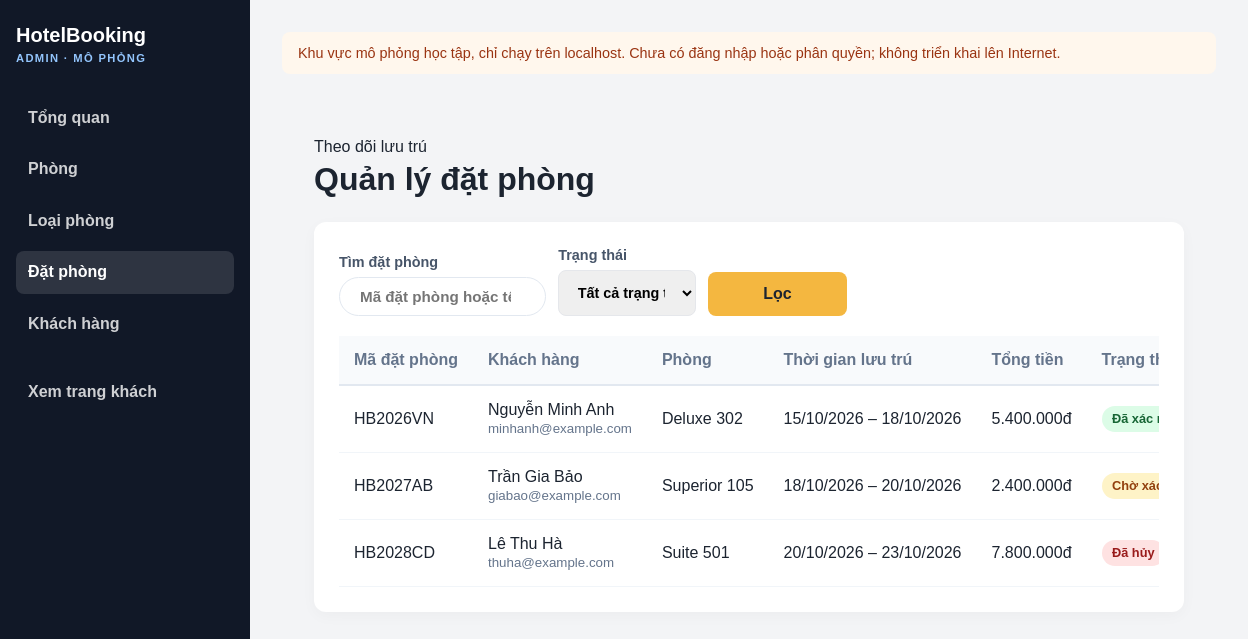
Page /admin/index.php?page=bookings on the committed database.
### tables this page shows
CREATE TABLE IF NOT EXISTS bookings (
  id INT UNSIGNED NOT NULL AUTO_INCREMENT,
  booking_code VARCHAR(30) NOT NULL,
  customer_id INT UNSIGNED NOT NULL,
  room_id INT UNSIGNED NOT NULL,
  check_in DATE NOT NULL,
  check_out DATE NOT NULL,
  guest_count TINYINT UNSIGNED NOT NULL,
  total_amount DECIMAL(12,2) NOT NULL,
  status ENUM('pending', 'confirmed', 'completed', 'cancelled') NOT NULL DEFAULT 'pending',
  created_at TIMESTAMP NOT NULL DEFAULT CURRENT_TIMESTAMP,
  PRIMARY KEY (id),
  UNIQUE KEY uq_bookings_booking_code (booking_code),
  KEY idx_bookings_customer (customer_id),
  KEY idx_bookings_room_dates (room_id, check_in, check_out),
  KEY idx_bookings_status_created (status, created_at),
  CONSTRAINT fk_bookings_customer FOREIGN KEY (customer_id) REFERENCES customers (id),
  CONSTRAINT fk_bookings_room FOREIGN KEY (room_id) REFERENCES rooms (id),
  CHECK (check_out > check_in),
  CHECK (guest_count > 0),
  CHECK (total_amount >= 0)
);

CREATE TABLE IF NOT EXISTS customers (
  id INT UNSIGNED NOT NULL AUTO_INCREMENT,
  full_name VARCHAR(150) NOT NULL,
  email VARCHAR(190) NOT NULL,
  phone VARCHAR(30) NOT NULL,
  password_hash VARCHAR(255) NULL,
  created_at TIMESTAMP NOT NULL DEFAULT CURRENT_TIMESTAMP,
  PRIMARY KEY (id),
  UNIQUE KEY uq_customers_email (email)
);

CREATE TABLE IF NOT EXISTS room_types (
  id INT UNSIGNED NOT NULL AUTO_INCREMENT,
  name VARCHAR(100) NOT NULL,
  description TEXT NOT NULL,
  capacity TINYINT UNSIGNED NOT NULL,
  area_sqm DECIMAL(6,2) NOT NULL,
  PRIMARY KEY (id),
  UNIQUE KEY uq_room_types_name (name),
  CHECK (capacity > 0),
  CHECK (area_sqm > 0)
);

CREATE TABLE IF NOT EXISTS rooms (
  id INT UNSIGNED NOT NULL AUTO_INCREMENT,
  room_number VARCHAR(20) NOT NULL,
  room_name VARCHAR(100) NOT NULL,
  room_type_id INT UNSIGNED NOT NULL,
  price DECIMAL(12,2) NOT NULL,
  status ENUM('available', 'occupied', 'maintenance') NOT NULL DEFAULT 'available',
  bed_description VARCHAR(100) NOT NULL DEFAULT '',
  image_url VARCHAR(1000) NOT NULL DEFAULT '',
  is_featured TINYINT(1) NOT NULL DEFAULT 0,
  created_at TIMESTAMP NOT NULL DEFAULT CURRENT_TIMESTAMP,
  PRIMARY KEY (id),
  UNIQUE KEY uq_rooms_room_number (room_number),
  KEY idx_rooms_room_type_status (room_type_id, status),
  CONSTRAINT fk_rooms_room_type FOREIGN KEY (room_type_id) REFERENCES room_types (id),
  CONSTRAINT chk_rooms_price CHECK (price >= 0)
);

### helpers/router.php (called while the page is built, shortened)
<?php
function base_url($path = '')
{
    $directory = str_replace('\\', '/', dirname($_SERVER['SCRIPT_NAME'] ?? '/index.php'));
    if (basename($directory) === 'admin') {
        $directory = dirname($directory);
    }
    $base = trim($directory, '/.');
    $prefix = $base === '' ? '/' : '/' . $base . '/';
    return $prefix . ltrim($path, '/');
}

### helpers/common.php (called while the page is built, shortened)
<?php
function e($value)
{
    return htmlspecialchars((string) $value, ENT_QUOTES, 'UTF-8');
}
function money($value)
{
    return number_format((float) $value, 0, ',', '.') . 'đ';
}

### functions.php (called while the page is built, shortened)
<?php
function getAdminBookings($filters = array())
{
    $conditions = array();
    $params = array();
    $where = $conditions ? 'WHERE ' . implode(' AND ', $conditions) : '';
    return db()->fetchAll(
        'SELECT b.id, b.booking_code, c.full_name, c.email, r.room_number, rt.name AS room_type_name,
                b.check_in, b.check_out, b.total_amount, b.status
         FROM bookings b
         INNER JOIN customers c ON c.id = b.customer_id
         INNER JOIN rooms r ON r.id = b.room_id
         INNER JOIN room_types rt ON rt.id = r.room_type_id
         ' . $where . '
         ORDER BY b.created_at DESC
         LIMIT 100',
        $params
    );
}

### config/database.php (called while the page is built)
<?php
return array(
    'host' => '127.0.0.1',
    'port' => 3306,
    'database' => 'hotel_booking_system',
    'username' => 'root',
    'password' => '0356273499Khoa@',
    'charset' => 'utf8mb4',
);

### helpers/database.php (called while the page is built)
<?php
function db()
{
    static $database = null;
    if ($database === null) {
        $config = require __DIR__ . '/../config/database.php';
        $database = new Database($config);
    }
    return $database;
}

### classes/Database.php (called while the page is built, shortened)
<?php
class Database
{
    private $connection;
    public function __construct($config)
    {
        $this->connection = new mysqli(
            $config['host'],
            $config['username'],
            $config['password'],
            $config['database'],
            $config['port']
        );
        $this->connection->set_charset($config['charset']);
    }
    public function run($sql, $params = array())
    {
        $statement = $this->connection->prepare($sql);
        $statement->execute(array_values($params));
        return $statement;
    }
    public function fetchAll($sql, $params = array())
    {
        return $this->run($sql, $params)->get_result()->fetch_all(MYSQLI_ASSOC);
    }
}

### admin/pages/bookings/index.php (the view, shortened to what this page needs)
<?php
$filters = array(
    'q' => isset($_GET['q']) && is_string($_GET['q']) ? trim($_GET['q']) : '',
    'status' => isset($_GET['status']) && is_string($_GET['status']) ? $_GET['status'] : '',
);
$statusLabels = array('pending' => 'Chờ xác nhận', 'confirmed' => 'Đã xác nhận', 'completed' => 'Đã hoàn tất', 'cancelled' => 'Đã hủy');
if (!isset($statusLabels[$filters['status']])) {
    $filters['status'] = '';
}
$bookings = getAdminBookings($filters);
$statusClasses = array('pending' => 'status-pending', 'confirmed' => 'status-confirmed', 'completed' => 'status-booked', 'cancelled' => 'status-cancelled');
?>
<main class="admin-main">
  <header class="admin-page-heading"><div><p class="eyebrow">Theo dõi lưu trú</p><h1>Quản lý đặt phòng</h1></div></header>
  <section class="admin-card">
    <form class="admin-toolbar admin-filter" action="<?= e(base_url('admin/index.php')) ?>" method="get">
      <label class="search-label">Tìm đặt phòng<input class="search-box" type="search" name="q" value="<?= e($filters['q']) ?>" placeholder="Mã đặt phòng hoặc tên khách" /></label>
      <label>Trạng thái<select name="status"><option value="">Tất cả trạng thái</option>
      </select></label>
      <button class="btn btn-primary" type="submit">Lọc</button>
    </form>
    <div class="table-scroll"><table class="admin-table">
      <thead><tr><th>Mã đặt phòng</th><th>Khách hàng</th><th>Phòng</th><th>Thời gian lưu trú</th><th>Tổng tiền</th><th>Trạng thái</th><th>Cập nhật</th></tr></thead>
      <tbody>
        <?php foreach ($bookings as $booking): ?>
          <tr>
            <td><?= e($booking['booking_code']) ?></td>
            <td><?= e($booking['full_name']) ?><br /><small><?= e($booking['email']) ?></small></td>
            <td><?= e($booking['room_type_name']) ?> <?= e($booking['room_number']) ?></td>
            <td><?= e(date('d/m/Y', strtotime($booking['check_in']))) ?> – <?= e(date('d/m/Y', strtotime($booking['check_out']))) ?></td>
            <td><?= e(money($booking['total_amount'])) ?></td>
            <td><span class="admin-status <?= e($statusClasses[$booking['status']]) ?>"><?= e($statusLabels[$booking['status']]) ?></span></td>
          </tr>
        <?php endforeach; ?>
      </tbody>
    </table></div>
  </section>
</main>

### assets/css/style.css (style rules this page uses)
:root { --primary: #1f6feb; --primary-dark: #144ea3; --accent: #f4b740; --bg: #f5f7fb; --text: #1c2430; --muted: #667085; --card: #ffffff; --border: #e5e7eb; --success: #1f9d68; }
* { box-sizing: border-box; }
body { margin: 0; font-family: Arial, sans-serif; background: var(--bg); color: var(--text); }
.btn { display: inline-flex; align-items: center; justify-content: center; min-height: 46px; padding: 0.8rem 1.4rem; border-radius: 8px; text-decoration: none; font-weight: 700; transition: 0.2s ease; }
.btn-primary { background: var(--accent); color: var(--text); }
label { display: block; margin-bottom: 0.5rem; font-weight: 600; }
input, select, textarea, button { width: 100%; padding: 0.8rem 0.9rem; border: 1px solid var(--border); border-radius: 8px; font: inherit; }
button { cursor: pointer; background: var(--primary); color: #fff; border: none; font-weight: 700; }
table { width: 100%; border-collapse: collapse; background: #fff; }
th, td { padding: 0.9rem 1rem; border-bottom: 1px solid var(--border); text-align: left; }

### assets/css/admin.css (style rules this page uses)
:root { --admin-sidebar: #111827; --admin-accent: #2563eb; --admin-bg: #f3f4f6; }
body { background: var(--admin-bg); }
.admin-main { padding: 2rem; }
.admin-card { background: #ffffff; border-radius: 12px; box-shadow: 0 4px 15px rgba(0, 0, 0, 0.03); padding: 25px; margin-top: 20px; }
.admin-toolbar { display: flex; justify-content: space-between; align-items: center; margin-bottom: 20px; }
.search-box { padding: 10px 20px; border: 1px solid #e2e8f0; border-radius: 30px; width: 300px; font-size: 0.95rem; transition: all 0.3s; }
.admin-table { width: 100%; border-collapse: collapse; text-align: left; }
.admin-table th { background-color: #f8fafc; color: #64748b; font-weight: 600; padding: 15px; border-bottom: 2px solid #e2e8f0; }
.admin-table td { padding: 15px; border-bottom: 1px solid #f1f5f9; vertical-align: middle; }
.admin-table tbody tr { transition: all 0.2s ease; }
.admin-main { min-width: 0; }
.admin-page-heading { display: flex; align-items: center; justify-content: space-between; gap: 1rem; margin-bottom: 1.5rem; }
.admin-page-heading h1 { margin: 0; font-size: clamp(1.6rem, 3vw, 2rem); }
.admin-page-heading .eyebrow { margin-bottom: 0.35rem; }
.admin-filter { display: grid; grid-template-columns: minmax(180px, 1.5fr) repeat(4, minmax(120px, 1fr)) auto; align-items: end; gap: 0.75rem; }
.admin-filter label { margin: 0; color: #475569; font-size: 0.9rem; }
.admin-filter input, .admin-filter select { margin-top: 0.45rem; }
.admin-filter .search-box { width: 100%; }
.admin-filter button { width: auto; min-height: 44px; }
.admin-main .btn { width: auto; }
.table-scroll { overflow-x: auto; width: 100%; -webkit-overflow-scrolling: touch; }
.admin-table { min-width: 680px; }
.admin-table th, .admin-table td { white-space: nowrap; }
.admin-table td small { color: #64748b; }
.admin-status { display: inline-flex; align-items: center; padding: 0.35rem 0.65rem; border-radius: 999px; font-size: 0.8rem; font-weight: 700; }
.status-confirmed { background: #dcfce7; color: #166534; }
.status-pending { background: #fef3c7; color: #92400e; }
.status-maintenance, .status-cancelled { background: #fee2e2; color: #991b1b; }

### rows in the picture
bookings: booking_code "HB2026VN", customer.full_name "Nguyễn Minh Anh", customer.email "minhanh@example.com", room_types.name "Deluxe", room.room_number "302", check_in "15/10/2026", check_out "18/10/2026", total_amount "5.400.000đ", status "Đã xác…"
bookings: booking_code "HB2027AB", customer.full_name "Trần Gia Bảo", customer.email "giabao@example.com", room_types.name "Superior", room.room_number "105", check_in "18/10/2026", check_out "20/10/2026", total_amount "2.400.000đ", status "Chờ…"
bookings: booking_code "HB2028CD", customer.full_name "Lê Thu Hà", customer.email "thuha@example.com", room_types.name "Suite", room.room_number "501", check_in "20/10/2026", check_out "23/10/2026", total_amount "7.800.000đ", status "Đã hủy"
